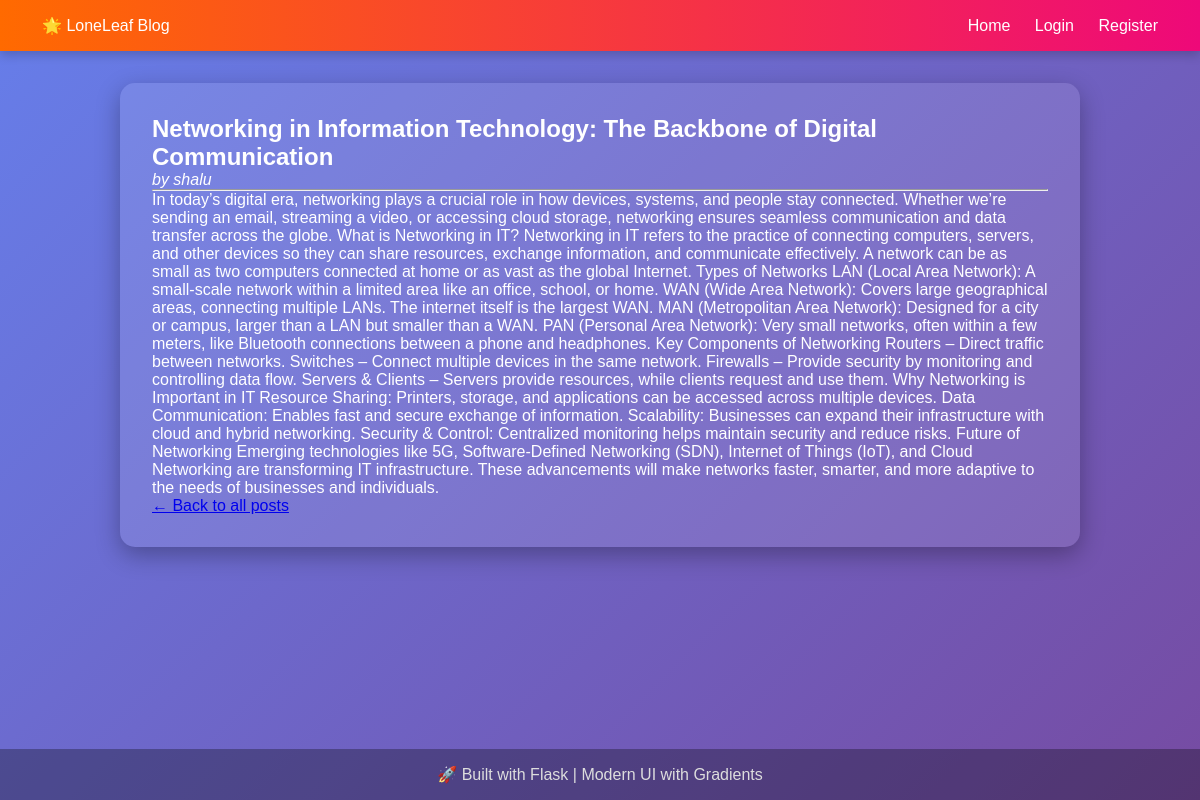
/post/1, run on the app's committed database.
### models.py (models this page shows)
class Post(db.Model):
    id = db.Column(db.Integer, primary_key=True)
    title = db.Column(db.String(200), nullable=False)
    content = db.Column(db.Text, nullable=False)
    author_id = db.Column(db.Integer, db.ForeignKey("user.id"), nullable=False)

class User(db.Model, UserMixin):
    id = db.Column(db.Integer, primary_key=True)
    username = db.Column(db.String(150), unique=True, nullable=False)
    password = db.Column(db.String(150), nullable=False)
    posts = db.relationship("Post", backref="author", lazy=True)

### app.py (the view)
@app.route("/post/<int:post_id>")
def post_detail(post_id):
    post = Post.query.get_or_404(post_id)
    return render_template("post.html", post=post)

### templates/post.html (shortened to what this page needs)
{% extends "base.html" %}
{% block content %}
<h2>{{ post.title }}</h2>
<p><em>by {{ post.author.username }}</em></p>
<hr>
<p>{{ post.content }}</p>
<p><a href="{{ url_for('index') }}">← Back to all posts</a></p>
{% endblock %}

### templates/base.html (shortened to what this page needs)
<!DOCTYPE html>
<html lang="en">
<head>
  <link rel="stylesheet" href="{{ url_for('static', filename='style.css') }}">
</head>
<body>
  <div class="navbar">
    <div class="logo"><a href="{{ url_for('index') }}">🌟 LoneLeaf Blog</a></div>
    <div>
      <a href="{{ url_for('index') }}">Home</a>
      {% if current_user.is_authenticated %}
        <a href="{{ url_for('new_post') }}">New Post</a>
        <a href="{{ url_for('logout') }}">Logout</a>
      {% else %}
        <a href="{{ url_for('login') }}">Login</a>
        <a href="{{ url_for('register') }}">Register</a>
      {% endif %}
    </div>
  </div>
  <div class="container">
    {% block content %}{% endblock %}
  </div>
  <div class="footer">
    <p>🚀 Built with Flask | Modern UI with Gradients</p>
  </div>
</body>
</html>

### static/style.css (style rules this page uses)
* { margin: 0; padding: 0; box-sizing: border-box; font-family: "Poppins", sans-serif; }
body { background: linear-gradient(135deg, #667eea, #764ba2); color: #fff; min-height: 100vh; display: flex; flex-direction: column; }
.navbar { background: linear-gradient(90deg, #ff6a00, #ee0979); padding: 1rem 2rem; display: flex; justify-content: space-between; align-items: center; box-shadow: 0px 4px 10px rgba(0,0,0,0.2); }
.navbar a { color: white; text-decoration: none; margin: 0 10px; font-weight: 500; transition: color 0.3s; }
.container { width: 80%; max-width: 1000px; margin: 2rem auto; background: rgba(255, 255, 255, 0.1); padding: 2rem; border-radius: 15px; box-shadow: 0 8px 25px rgba(0,0,0,0.3); }
.footer { margin-top: auto; text-align: center; padding: 1rem; background: rgba(0,0,0,0.3); color: #ddd; }

### data on the page
Post: title "Networking in Information Technology: The Backbone of Digital Communication", content "In today’s digital era, networking plays a crucial role in how devices, systems, and people stay connected. Whether we’re sending an email, streaming a video, or accessing cloud storage, networking ensures seamless communication and data transfer across the globe. What is Networking in IT? Networking in IT refers to the practice of connecting computers, servers, and other devices so they can share resources, exchange information, and communicate effectively. A network can be as small as two computers connected at home or as vast as the global Internet. Types of Networks LAN (Local Area Network): A small-scale network within a limited area like an office, school, or home. WAN (Wide Area…"
User: author.username "shalu"
